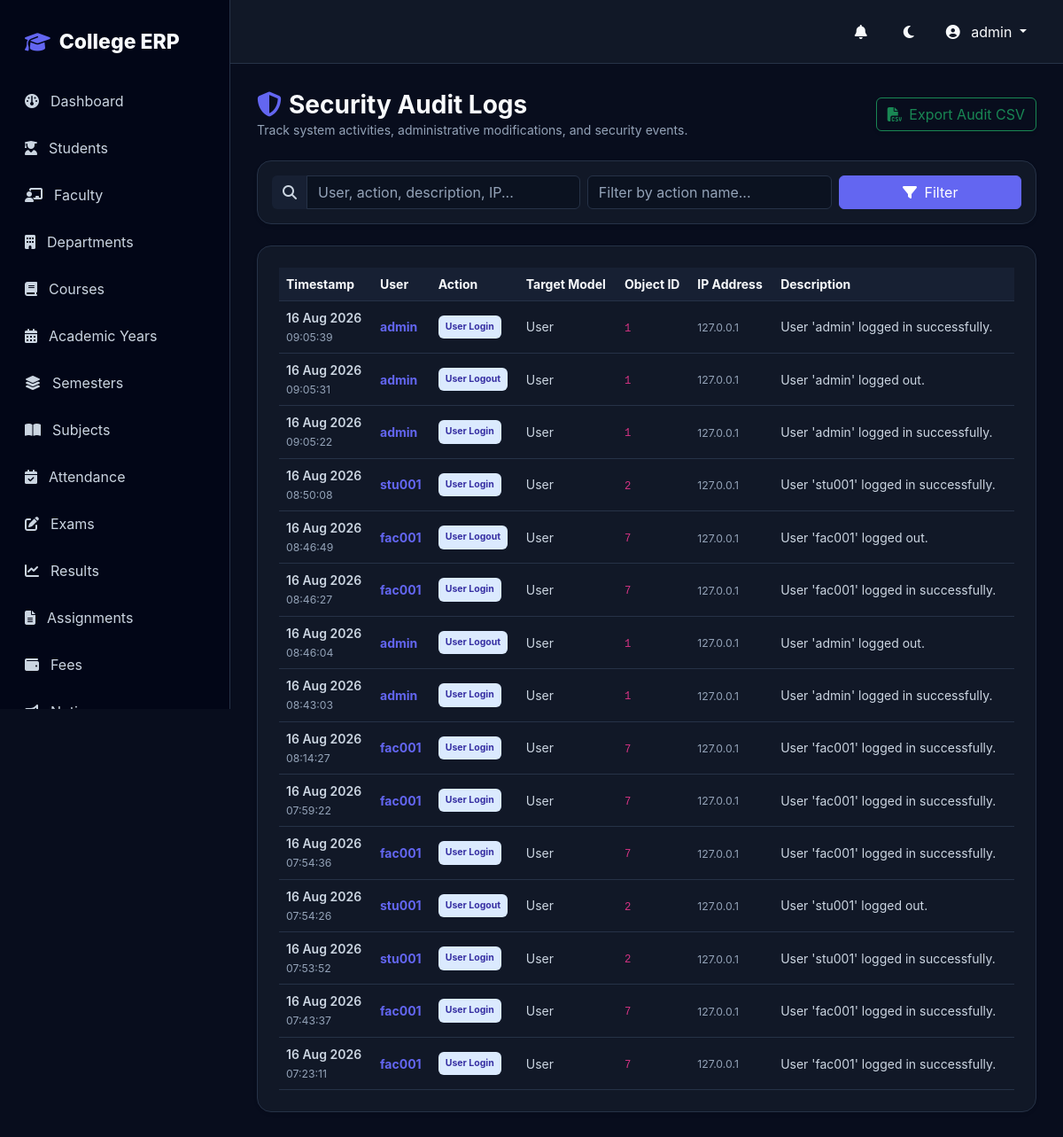
The page /audit-logs/ (signed in) on the database as committed earlier.
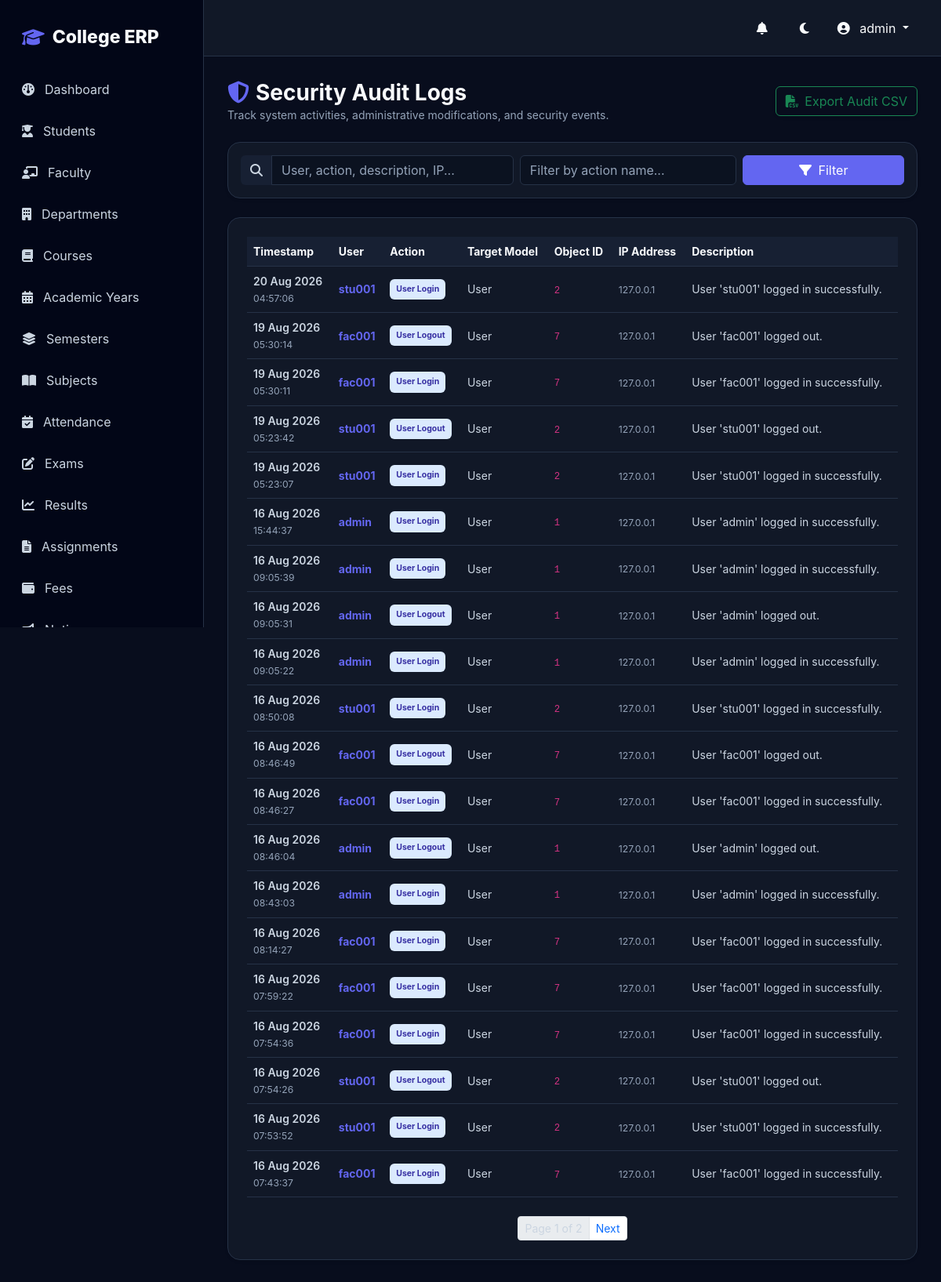
The same page on the database as committed later.
### audit_logs/models.py (models this page shows, shortened)
class AuditLog(models.Model):
    user = models.ForeignKey(
        User,
        on_delete=models.SET_NULL,
        null=True,
        blank=True,
        related_name="audit_logs"
    )
    action = models.CharField(
        max_length=100
    )
    model_name = models.CharField(
        max_length=100,
        blank=True
    )
    object_id = models.CharField(
        max_length=100,
        blank=True
    )
    description = models.TextField(
        blank=True
    )
    ip_address = models.GenericIPAddressField(
        null=True,
        blank=True
    )
    created_at = models.DateTimeField(
        auto_now_add=True
    )
    class Meta:
        ordering = ["-created_at"]

### audit_logs/views.py (the view, shortened to what this page needs)
# urls.py: path("", audit_log_list, name="audit_log_list"),
@login_required
def audit_log_list(request):
    is_admin = request.user.is_superuser or request.user.is_staff or (hasattr(request.user, "profile") and request.user.profile.role == "ADMIN")
    if not is_admin:
        raise PermissionDenied("Only administrators can view security audit logs.")
    logs_qs = AuditLog.objects.select_related("user").all()
    q = request.GET.get("q", "").strip()
    action_filter = request.GET.get("action", "").strip()
    if action_filter:
        logs_qs = logs_qs.filter(action__icontains=action_filter)
    logs_qs = logs_qs.order_by("-created_at")
    paginator = Paginator(logs_qs, 20)
    page_number = request.GET.get("page")
    page_obj = paginator.get_page(page_number)
    context = {
        "page_obj": page_obj,
        "q": q,
        "selected_action": action_filter,
    }
    return render(request, "audit_logs/audit_log_list.html", context)

### notifications/context_processors.py (called while the page is built)
def unread_notifications(request):
    if request.user.is_authenticated:
        count = Notification.objects.filter(recipient=request.user, is_read=False).count()
        return {"unread_notifications_count": count}
    return {"unread_notifications_count": 0}

### templates/audit_logs/audit_log_list.html (shortened to what the changed rows need)
{% extends "base.html" %}
{% block content %}
<div class="container-fluid p-0">
    <div class="d-flex flex-column flex-md-row justify-content-between align-items-md-center mb-4 gap-3">
        <div>
            <h1 class="h3 fw-bold m-0"><i class="fa-solid fa-shield-halved text-primary me-2"></i>Security Audit Logs</h1>
        </div>
    </div>
    <div class="card border-0 shadow-sm rounded-4 p-4" style="background: var(--surface);">
        {% if page_obj %}
        <div class="table-responsive">
            <table class="table table-hover align-middle m-0 small">
                <thead>
                    <tr>
                        <th>Timestamp</th>
                        <th>User</th>
                        <th>Action</th>
                        <th>Target Model</th>
                        <th>Object ID</th>
                        <th>IP Address</th>
                        <th>Description</th>
                    </tr>
                </thead>
                <tbody>
                    {% for log in page_obj %}
                    <tr>
                        <td>
                            <div class="fw-semibold">{{ log.created_at|date:"d M Y" }}</div>
                            <small class="text-muted">{{ log.created_at|date:"H:i:s" }}</small>
                        </td>
                        <td>
                            {% if log.user %}
                            <span class="fw-bold text-primary">{{ log.user.username }}</span>
                            {% else %}
                            <span class="badge bg-secondary-subtle text-secondary">System</span>
                            {% endif %}
                        </td>
                        <td><span class="badge bg-primary-subtle text-primary p-2">{{ log.action }}</span></td>
                        <td>{{ log.model_name|default:"—" }}</td>
                        <td><code>{{ log.object_id|default:"—" }}</code></td>
                        <td><small class="text-muted">{{ log.ip_address|default:"N/A" }}</small></td>
                        <td><span class="text-break">{{ log.description|default:"—" }}</span></td>
                    </tr>
                    {% endfor %}
                </tbody>
            </table>
        </div>
        {% if page_obj.has_other_pages %}
        <nav class="mt-4">
            <ul class="pagination pagination-sm justify-content-center m-0">
                <li class="page-item disabled"><span class="page-link">Page {{ page_obj.number }} of {{ page_obj.paginator.num_pages }}</span></li>
                {% if page_obj.has_next %}
                <li class="page-item"><a class="page-link" href="?page={{ page_obj.next_page_number }}&q={{ q }}&action={{ selected_action }}">Next</a></li>
                {% endif %}
            </ul>
        </nav>
        {% endif %}
        {% else %}
        <div class="text-center py-5">
            <i class="fa-solid fa-shield-halved fa-3x text-muted mb-3"></i>
            <h5 class="fw-bold">No Audit Logs Found</h5>
            <p class="text-muted small m-0">No security audit logs match your search query.</p>
        </div>
        {% endif %}
    </div>
</div>
{% endblock %}

Rows that differ between the two databases and show on the page:
no longer on this page (row unchanged): AuditLog: created_at "16 Aug 2026", created_at "07:23:11", user.username "fac001", action "User Login", model_name "User", object_id "7", ip_address "127.0.0.1", description "User 'fac001' logged in successfully."
added AuditLog: created_at "20 Aug 2026", created_at "04:57:06", user.username "stu001", action "User Login", model_name "User", object_id "2", ip_address "127.0.0.1", description "User 'stu001' logged in successfully."
added AuditLog: created_at "19 Aug 2026", created_at "05:30:14", user.username "fac001", action "User Logout", model_name "User", object_id "7", ip_address "127.0.0.1", description "User 'fac001' logged out."
added AuditLog: created_at "19 Aug 2026", created_at "05:30:11", user.username "fac001", action "User Login", model_name "User", object_id "7", ip_address "127.0.0.1", description "User 'fac001' logged in successfully."
added AuditLog: created_at "19 Aug 2026", created_at "05:23:42", user.username "stu001", action "User Logout", model_name "User", object_id "2", ip_address "127.0.0.1", description "User 'stu001' logged out."
added AuditLog: created_at "19 Aug 2026", created_at "05:23:07", user.username "stu001", action "User Login", model_name "User", object_id "2", ip_address "127.0.0.1", description "User 'stu001' logged in successfully."
added AuditLog: created_at "16 Aug 2026", created_at "15:44:37", user.username "admin", action "User Login", model_name "User", object_id "1", ip_address "127.0.0.1", description "User 'admin' logged in successfully."
Other text that changed with them:
{{ page_obj.number }}: (not shown) → "1"
{{ page_obj.paginator.num_pages }}: (not shown) → "2"
text now shown: "Page of Next"
